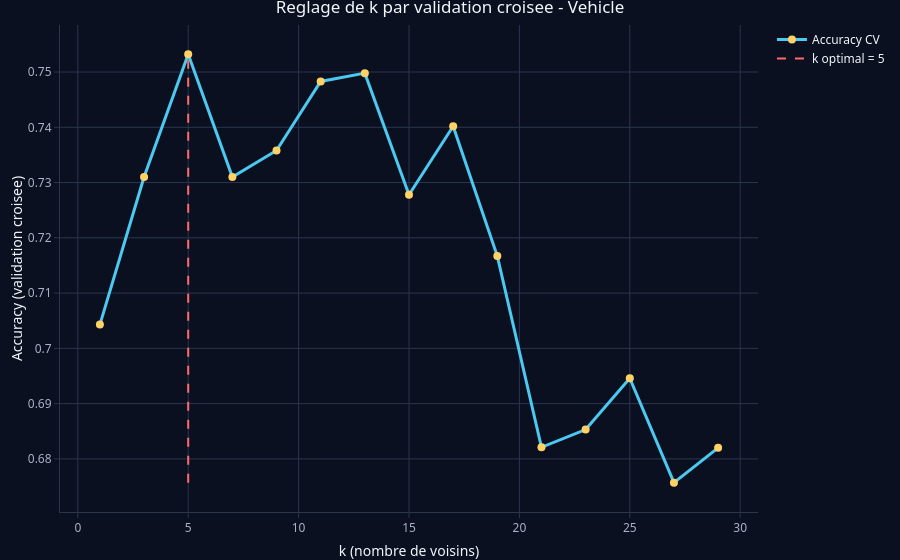

Notebook cell for this chart:
### Code cell
res <- fit$results
plot_ly(res, x = ~k, y = ~Accuracy) %>%
  add_trace(type = "scatter", mode = "lines+markers", name = "Accuracy CV",
            line = list(width = 3, color = pick_color(0)), marker = list(size = 8, color = pick_color(2))) %>%
  add_segments(x = k_opt, xend = k_opt, y = min(res$Accuracy), yend = max(res$Accuracy),
               line = list(dash = "dash", color = pick_color(1)), name = paste("k optimal =", k_opt)) %>%
  layout(title = "Reglage de k par validation croisee - Vehicle",
         xaxis = list(title = "k (nombre de voisins)"),
         yaxis = list(title = "Accuracy (validation croisee)")) %>%
  apply_dark_theme()

### Figure 1 — Plotly figure (JSON) as saved in the notebook; plotly's stock layout.template omitted (floating-point values rounded to 4 significant figures)
{"data": [{"error_x": {"color": "rgba(76,201,240,1)"}, "error_y": {"color": "rgba(76,201,240,1)"}, "line": {"color": "#4cc9f0", "width": 3}, "marker": {"color": "#ffd166", "line": {"color": "rgba(76,201,240,1)"}, "size": 8}, "mode": "lines+markers", "name": "Accuracy CV", "type": "scatter", "x": [1, 3, 5, 7, 9, 11, 13, 15, 17, 19, 21, 23, 25, 27, 29], "xaxis": "x", "y": [0.7043, 0.731, 0.7532, 0.731, 0.7358, 0.7483, 0.7498, 0.7278, 0.7402, 0.7167, 0.6821, 0.6853, 0.6946, 0.6757, 0.682], "yaxis": "y"}, {"error_x": {"color": "rgba(255,107,107,1)"}, "error_y": {"color": "rgba(255,107,107,1)"}, "line": {"color": "#ff6b6b", "dash": "dash"}, "marker": {"color": "rgba(255,107,107,1)", "line": {"color": "rgba(255,107,107,1)"}}, "mode": "lines", "name": "k optimal = 5", "type": "scatter", "x": [5, 5], "xaxis": "x", "y": [0.6757, 0.7532], "yaxis": "y"}], "layout": {"colorway": ["#4cc9f0", "#ff6b6b", "#ffd166", "#80ed99", "#c77dff", "#f4a261", "#90e0ef", "#e9c46a"], "font": {"color": "#f3f6fb", "family": "Segoe UI, Arial"}, "hoverlabel": {"bgcolor": "#121a2b", "font": {"color": "#f3f6fb"}}, "hovermode": "closest", "legend": {"bgcolor": "rgba(0,0,0,0)", "font": {"color": "#f3f6fb"}}, "margin": {"b": 40, "l": 60, "r": 10, "t": 25}, "paper_bgcolor": "#0b1020", "plot_bgcolor": "#0b1020", "showlegend": true, "title": "Reglage de k par validation croisee - Vehicle", "xaxis": {"automargin": true, "domain": [0, 1], "gridcolor": "#2a3550", "linecolor": "#2a3550", "tickcolor": "#2a3550", "tickfont": {"color": "#a8b3c7"}, "title": "k (nombre de voisins)", "zerolinecolor": "#2a3550"}, "yaxis": {"automargin": true, "domain": [0, 1], "gridcolor": "#2a3550", "linecolor": "#2a3550", "tickcolor": "#2a3550", "tickfont": {"color": "#a8b3c7"}, "title": "Accuracy (validation croisee)", "zerolinecolor": "#2a3550"}}}
